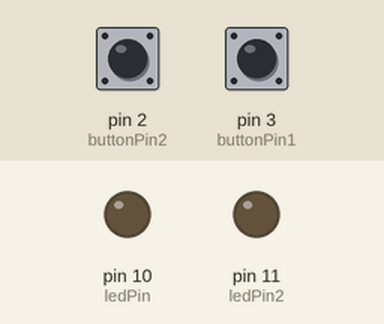
Recording of a sketch running on a simulated Arduino Uno, built with avr-gcc and run on an emulated ATmega328P. Parts: output pins drawn as LEDs (lit = HIGH). Inputs (shaded band) come from the test bench; at power-on: pin 2 (buttonPin2) LOW, pin 3 (buttonPin1) LOW.

Above: at 1.2 s.
1.3 s: pin 2 (buttonPin2) pulled HIGH for 1 s
At 3.4 s:
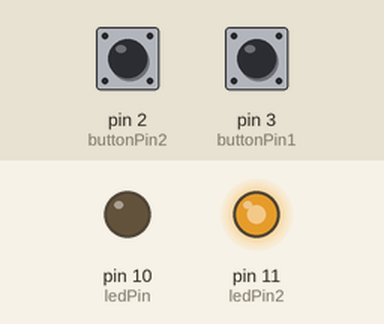
3.8 s: pin 3 (buttonPin1) pulled HIGH for 1 s
At 4.7 s:
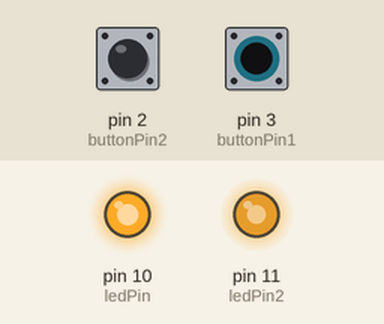
6.3 s: pin 2 (buttonPin2) pulled HIGH for 3.2 s
At 10.2 s:
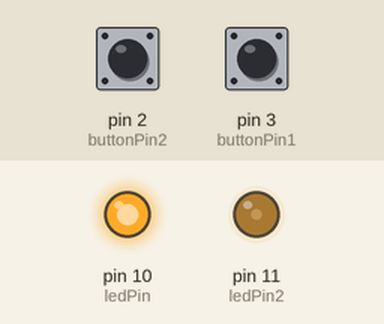
Timing chart, 0 to 11.7 s (numbered marks = the images above; inputs shaded):
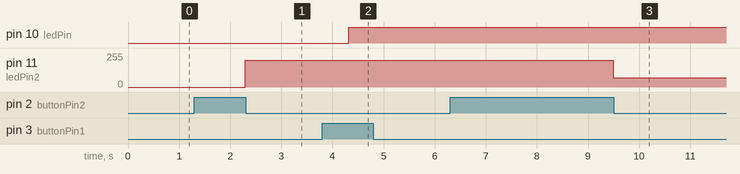

The sketch:

Millis_fadingLED.ino
```cpp
unsigned long startMillis1;  //Make a variable for timer1
unsigned long startMillis2;  //Make a variable for timer2
unsigned long currentMillis;  //variable for updating the timer
const unsigned long period = 2;  //the value is a number of milliseconds between changes of brightness
const unsigned long period2 = 5;  //the value is a number of milliseconds between changes of brightness
int brightness = 0;       //initial brightness
int brightness2 = 0;     //initial brightness
int increment = 1;        //amount to change the brightness at the end of each period.

const int buttonPin1 = 3;    //imput from button1
const int buttonPin2 = 2;    //imput from button2
const int ledPin =  10;       //ledPin
const int ledPin2 = 11;       //ledPin2
int buttonState1 = 0;         // variable for reading the pushbutton1 status
int buttonState2 = 0;         // variable for reading the pushbutton2 status


void setup() {
  pinMode(ledPin, OUTPUT);   //pin for led1
  pinMode(ledPin2, OUTPUT);  //pin for led2
  pinMode(buttonPin1, INPUT);   //pin for button2
  pinMode(buttonPin2, INPUT);   //pin for button2
  startMillis1 = millis();  //start time for timer1
  startMillis2 = millis();  //start time for timer2
}

void loop() {
  currentMillis = millis();  //get the current time
  // fade in from min to max in increments of 1 points:
  buttonState1 = digitalRead(buttonPin1); //read button value from buttonPin1
  buttonState2 = digitalRead(buttonPin2); // //read button value from buttonPin2


   if (buttonState1 == 1) { // if button1 is pressed

    if (currentMillis - startMillis1 >= period){  //if current time - lastchecked time is greator than periods ( if the time has passed more than period1(2 milisecond)
      analogWrite(ledPin, brightness); // PWM out with balue of brightness
      brightness = brightness + increment;  // add increment value to the brightness
      startMillis1 = currentMillis;  //reset the timer
      }

     }

      if (buttonState2 == 1) {

    if (currentMillis - startMillis2 >= period2){
      analogWrite(ledPin2, brightness2);
      brightness2 = brightness2 + increment;
      startMillis2 = currentMillis;
      }

     }


}
```

Measured:
- after the input at 1.3 s, pin 11 (ledPin2): 0/255 → 199/255 after 1.0 s
- after the input at 3.8 s, pin 10 (ledPin): LOW → HIGH after 0.52 s
- after the input at 6.3 s, pin 11 (ledPin2): 199/255 → 69/255 after 3.2 s
